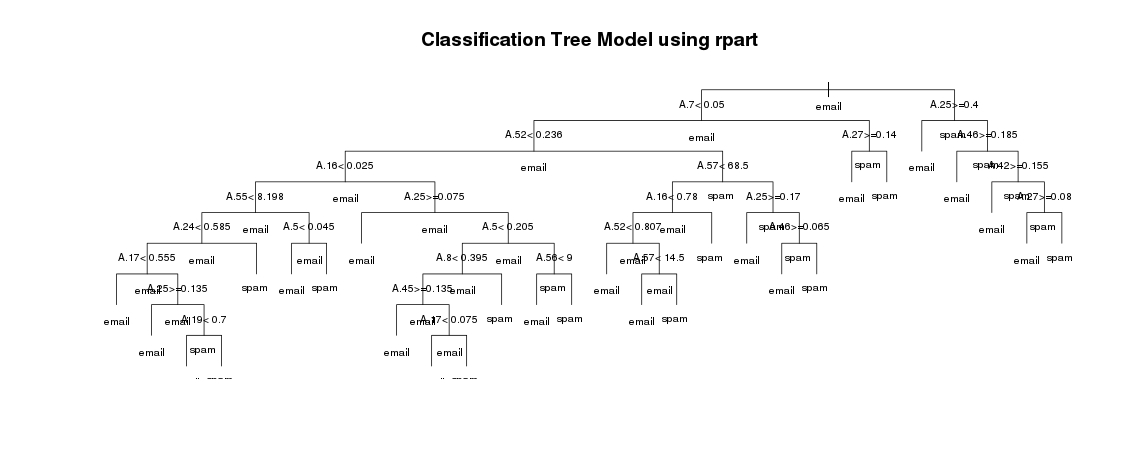

Reproduce this figure in R.
EnsurePackage<-function(x)
{ # EnsurePackage(x) - Installs and loads a package
  # if necessary
  x <- as.character(x)
  if (!require(x, character.only=TRUE))
  {
    install.packages(pkgs=x,
                     repos="http://cran.r-project.org")
  }
  require(x, character.only=TRUE)
  
}

#Installs and loads all packages necessary
#
Prepare.models<-function(){
  
  EnsurePackage("ISLR")
  EnsurePackage("MASS")
  EnsurePackage("mosaic")
  EnsurePackage("mosaicData")
  EnsurePackage("rpart")
  EnsurePackage("tidyr")
}

Prepare.models()


library(ElemStatLearn)
data(spam)
# Exploratory Analysis
?spam
ncol(spam)
head(spam)
table(spam[58])
summary(spam[58]
        )
# description of the dataset

# This is a quantitative collection of 4601 observations of emails which contain spam emails and non spam emails. A total of 2788 non spam emails and 1813 spam emails. Each row is description of an email, with precentages of key words in the email as attributes among other things. The total number of attributes of 'spam' dataset is 58 among this the first 57 are numerical vectors while the last column contains a factor label, that describes if the mail is a spam or not. 

#The first 48 columns contain continuous real attributes,[0,100], which describes the percentage of words in the email that match a WORD in the email. What the word is can be given as the name of the attribute. A standard format is to use word\_freq\_WORD. The next 6 attributes are also real and continous,[0,100], that gives percentage of number of characters in the email that match a particular CHAR. The next 3 attributes are continuous real variables, [1,...], which describe average length of uninterupted sequence of capital letters, length of the longest uninterrupted sequence of capital letters, total number of capital letters in the e-mail. 

#There are no null values in this dataset.

# plot of spam/non-spam
count.table <- as.data.frame(table(spam[58]))
?plot

plot(spam$spam)


# splitting data into training and testing

set.seed(123)
?sample
ind.spam <- sample(2, nrow(spam), replace = TRUE, prob = c(0.7, 0.3))
spam.train <- spam[ind.spam ==1,]
spam.test <- spam[ind.spam ==2,]


# creating a model using rpart
spam.model.rpart <- rpart(spam ~ ., method = "class", data = spam.train, cp = 0.001)

plotcp(spam.model.rpart)

printcp(spam.model.rpart)

# minimum xerror from cptable = 0.21671, correponding cp = 0.0015760

# pruning the tree with the correponding cp
spam.model.pruned <- prune(spam.model.rpart, cp = 0.00157)
plot(spam.model.pruned, uniform = TRUE, main = "Classification Tree Model using rpart")
text(spam.model.pruned, all = TRUE, cex = 0.65)
print(spam.model.pruned)

# prediction
spam.predict.rpart <-predict(spam.model.pruned, newdata=spam.test, type = 'class')
table(spam.predict.rpart, spam.test$spam)
mean(spam.predict.rpart == spam.test$spam) # classification mean
rpart.error <- mean(spam.predict.rpart != spam.test$spam) # miss classification mean - testing error -rpart

rpart.error
